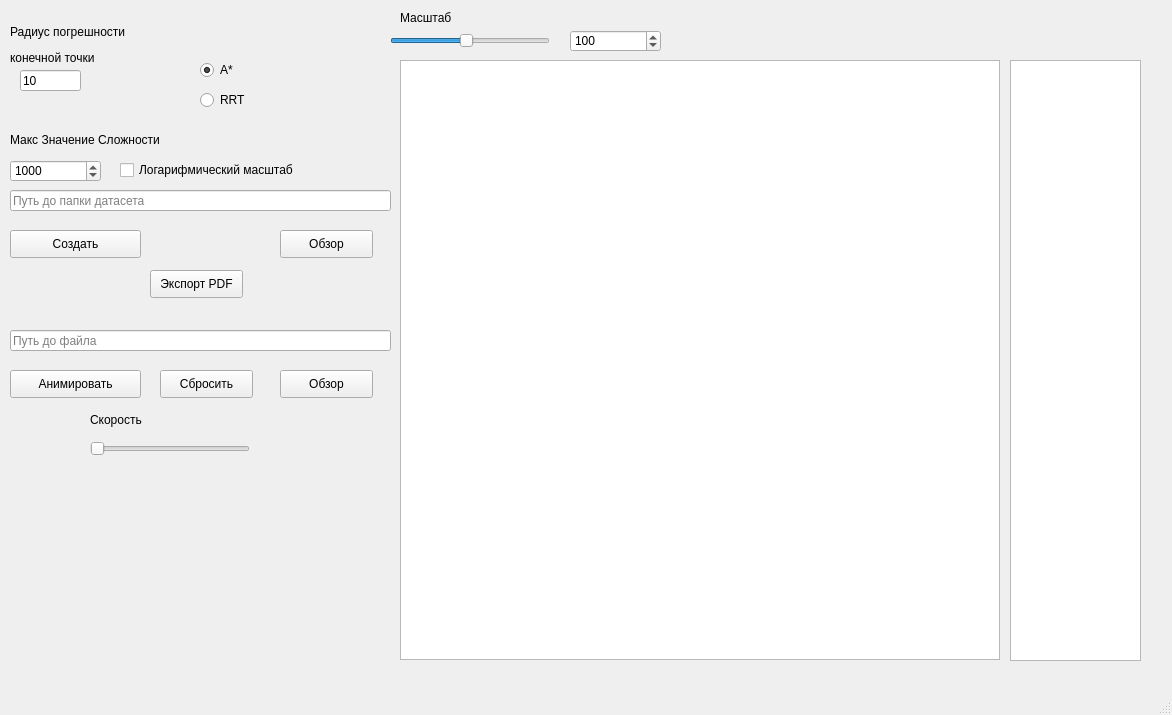
<?xml version="1.0" encoding="UTF-8"?>
<ui version="4.0">
 <class>MainWindow</class>
 <widget class="QMainWindow" name="MainWindow">
  <property name="geometry">
   <rect>
    <x>0</x>
    <y>0</y>
    <width>1172</width>
    <height>715</height>
   </rect>
  </property>
  <property name="windowTitle">
   <string>MainWindow</string>
  </property>
  <widget class="QWidget" name="centralwidget">
   <widget class="QGraphicsView" name="graphicsView">
    <property name="geometry">
     <rect>
      <x>400</x>
      <y>60</y>
      <width>600</width>
      <height>600</height>
     </rect>
    </property>
    <property name="verticalScrollBarPolicy">
     <enum>Qt::ScrollBarAsNeeded</enum>
    </property>
    <property name="horizontalScrollBarPolicy">
     <enum>Qt::ScrollBarAsNeeded</enum>
    </property>
    <property name="sizeAdjustPolicy">
     <enum>QAbstractScrollArea::AdjustIgnored</enum>
    </property>
    <property name="dragMode">
     <enum>QGraphicsView::NoDrag</enum>
    </property>
    <property name="transformationAnchor">
     <enum>QGraphicsView::AnchorUnderMouse</enum>
    </property>
    <property name="resizeAnchor">
     <enum>QGraphicsView::AnchorUnderMouse</enum>
    </property>
   </widget>
   <widget class="QSlider" name="zoom_slider">
    <property name="geometry">
     <rect>
      <x>390</x>
      <y>30</y>
      <width>160</width>
      <height>22</height>
     </rect>
    </property>
    <property name="minimum">
     <number>10</number>
    </property>
    <property name="maximum">
     <number>200</number>
    </property>
    <property name="pageStep">
     <number>1</number>
    </property>
    <property name="value">
     <number>100</number>
    </property>
    <property name="orientation">
     <enum>Qt::Horizontal</enum>
    </property>
   </widget>
   <widget class="QLabel" name="label_4">
    <property name="geometry">
     <rect>
      <x>400</x>
      <y>10</y>
      <width>71</width>
      <height>16</height>
     </rect>
    </property>
    <property name="text">
     <string>Масштаб</string>
    </property>
   </widget>
   <widget class="QLineEdit" name="csv_choose_edit">
    <property name="geometry">
     <rect>
      <x>10</x>
      <y>330</y>
      <width>381</width>
      <height>21</height>
     </rect>
    </property>
    <property name="readOnly">
     <bool>false</bool>
    </property>
    <property name="placeholderText">
     <string>Путь до файла</string>
    </property>
   </widget>
   <widget class="QPushButton" name="csv_choose_btn">
    <property name="geometry">
     <rect>
      <x>280</x>
      <y>370</y>
      <width>93</width>
      <height>28</height>
     </rect>
    </property>
    <property name="text">
     <string>Обзор</string>
    </property>
   </widget>
   <widget class="QPushButton" name="animate_btn">
    <property name="geometry">
     <rect>
      <x>10</x>
      <y>370</y>
      <width>131</width>
      <height>28</height>
     </rect>
    </property>
    <property name="text">
     <string>Анимировать</string>
    </property>
   </widget>
   <widget class="QSlider" name="anim_speed_sldr">
    <property name="geometry">
     <rect>
      <x>90</x>
      <y>440</y>
      <width>160</width>
      <height>18</height>
     </rect>
    </property>
    <property name="minimum">
     <number>10</number>
    </property>
    <property name="maximum">
     <number>200</number>
    </property>
    <property name="orientation">
     <enum>Qt::Horizontal</enum>
    </property>
   </widget>
   <widget class="QLabel" name="label_5">
    <property name="geometry">
     <rect>
      <x>90</x>
      <y>410</y>
      <width>63</width>
      <height>20</height>
     </rect>
    </property>
    <property name="text">
     <string>Скорость</string>
    </property>
   </widget>
   <widget class="QPushButton" name="reset_btn">
    <property name="geometry">
     <rect>
      <x>160</x>
      <y>370</y>
      <width>93</width>
      <height>28</height>
     </rect>
    </property>
    <property name="text">
     <string>Сбросить</string>
    </property>
   </widget>
   <widget class="QLineEdit" name="folder_choose_edit">
    <property name="geometry">
     <rect>
      <x>10</x>
      <y>190</y>
      <width>381</width>
      <height>21</height>
     </rect>
    </property>
    <property name="text">
     <string/>
    </property>
    <property name="readOnly">
     <bool>false</bool>
    </property>
    <property name="placeholderText">
     <string>Путь до папки датасета</string>
    </property>
   </widget>
   <widget class="QPushButton" name="process_dataset_btn">
    <property name="geometry">
     <rect>
      <x>10</x>
      <y>230</y>
      <width>131</width>
      <height>28</height>
     </rect>
    </property>
    <property name="text">
     <string>Создать</string>
    </property>
   </widget>
   <widget class="QPushButton" name="folder_choose_btn">
    <property name="geometry">
     <rect>
      <x>280</x>
      <y>230</y>
      <width>93</width>
      <height>28</height>
     </rect>
    </property>
    <property name="text">
     <string>Обзор</string>
    </property>
   </widget>
   <widget class="QLabel" name="label_7">
    <property name="geometry">
     <rect>
      <x>10</x>
      <y>130</y>
      <width>171</width>
      <height>20</height>
     </rect>
    </property>
    <property name="text">
     <string>Макс Значение Сложности</string>
    </property>
   </widget>
   <widget class="QSpinBox" name="dataset_dot_spin">
    <property name="geometry">
     <rect>
      <x>10</x>
      <y>160</y>
      <width>91</width>
      <height>22</height>
     </rect>
    </property>
    <property name="minimum">
     <number>1</number>
    </property>
    <property name="maximum">
     <number>1000000</number>
    </property>
    <property name="value">
     <number>1000</number>
    </property>
   </widget>
   <widget class="QLabel" name="label_16">
    <property name="geometry">
     <rect>
      <x>10</x>
      <y>25</y>
      <width>201</width>
      <height>41</height>
     </rect>
    </property>
    <property name="text">
     <string>&lt;html&gt;&lt;head/&gt;&lt;body&gt;&lt;p&gt;Радиус погрешности&lt;/p&gt;&lt;p&gt;конечной точки&lt;/p&gt;&lt;/body&gt;&lt;/html&gt;</string>
    </property>
   </widget>
   <widget class="QLineEdit" name="goal_point_delta_edit">
    <property name="geometry">
     <rect>
      <x>20</x>
      <y>70</y>
      <width>61</width>
      <height>21</height>
     </rect>
    </property>
    <property name="text">
     <string>10</string>
    </property>
   </widget>
   <widget class="QGraphicsView" name="heatbarView">
    <property name="geometry">
     <rect>
      <x>1010</x>
      <y>60</y>
      <width>131</width>
      <height>601</height>
     </rect>
    </property>
    <property name="verticalScrollBarPolicy">
     <enum>Qt::ScrollBarAlwaysOff</enum>
    </property>
    <property name="horizontalScrollBarPolicy">
     <enum>Qt::ScrollBarAlwaysOff</enum>
    </property>
    <property name="transformationAnchor">
     <enum>QGraphicsView::NoAnchor</enum>
    </property>
   </widget>
   <widget class="QRadioButton" name="radioButton">
    <property name="geometry">
     <rect>
      <x>200</x>
      <y>60</y>
      <width>95</width>
      <height>20</height>
     </rect>
    </property>
    <property name="text">
     <string>А*</string>
    </property>
    <property name="checked">
     <bool>true</bool>
    </property>
   </widget>
   <widget class="QRadioButton" name="radioButton_2">
    <property name="geometry">
     <rect>
      <x>200</x>
      <y>90</y>
      <width>95</width>
      <height>20</height>
     </rect>
    </property>
    <property name="text">
     <string>RRT</string>
    </property>
   </widget>
   <widget class="QCheckBox" name="log_scale_checkBox">
    <property name="geometry">
     <rect>
      <x>120</x>
      <y>160</y>
      <width>191</width>
      <height>20</height>
     </rect>
    </property>
    <property name="text">
     <string>Логарифмический масштаб</string>
    </property>
   </widget>
   <widget class="QPushButton" name="PDFexportButton">
    <property name="geometry">
     <rect>
      <x>150</x>
      <y>270</y>
      <width>93</width>
      <height>28</height>
     </rect>
    </property>
    <property name="text">
     <string>Экспорт PDF</string>
    </property>
   </widget>
   <widget class="QSpinBox" name="scale_spin">
    <property name="geometry">
     <rect>
      <x>570</x>
      <y>30</y>
      <width>91</width>
      <height>22</height>
     </rect>
    </property>
    <property name="minimum">
     <number>10</number>
    </property>
    <property name="maximum">
     <number>200</number>
    </property>
    <property name="value">
     <number>100</number>
    </property>
   </widget>
  </widget>
  <widget class="QMenuBar" name="menubar">
   <property name="geometry">
    <rect>
     <x>0</x>
     <y>0</y>
     <width>1172</width>
     <height>26</height>
    </rect>
   </property>
  </widget>
  <widget class="QStatusBar" name="statusbar"/>
 </widget>
 <resources/>
 <connections/>
</ui>
